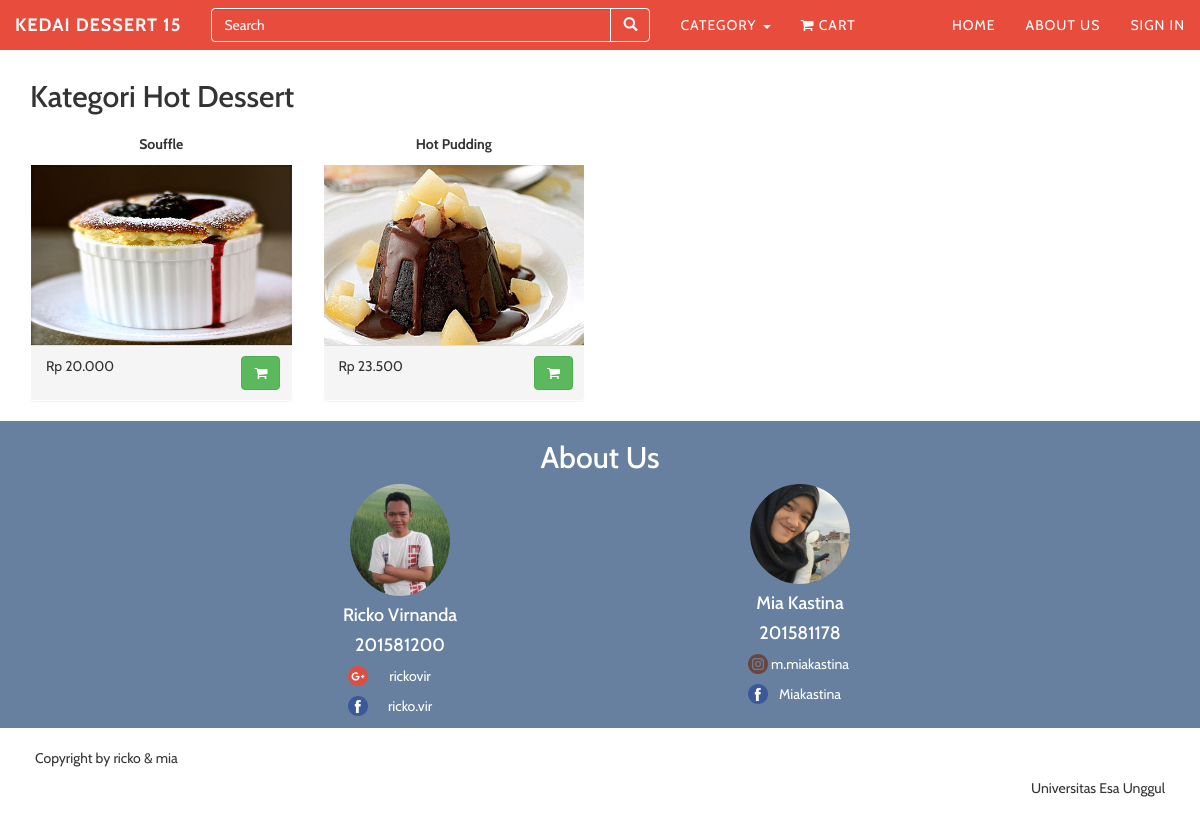
Screenshot of /index.php/kategori/index/1 with the database file from the repository.
### tables this page shows
CREATE TABLE `barang` (
  `kode_barang` int(10) NOT NULL,
  `nama_barang` varchar(50) NOT NULL,
  `harga_barang` int(20) NOT NULL,
  `stok` int(5) NOT NULL,
  `deskripsi` text NOT NULL,
  `gambar` varchar(200) NOT NULL,
  `kode_kategori` int(10) NOT NULL,
  `trash` enum('Y','N') NOT NULL DEFAULT 'N'
);

### application/libraries/Template.php (called while the page is built)
<?php if ( ! defined('BASEPATH')) exit('No direct script access allowed');
class Template {
	var $template_data = array();
	function set($name, $value)
	{
		$this->template_data[$name] = $value;
	}
	function load($template = '', $view = '' , $view_data = array(), $return = FALSE)
	{
		$this->CI =& get_instance();
		$this->set('contents', $this->CI->load->view($view, $view_data, TRUE));
		return $this->CI->load->view($template, $this->template_data, $return);
	}
	function main_template($view, $data = array())
	{
		$this->CI =& get_instance();
		$data['result_kategori'] = $this->CI->ModelsKedai->select_all('kategori')->result();
		$this->load('template', $view, $data);
	}
}

### application/controllers/Kategori.php (called while the page is built, shortened)
<?php
class Kategori extends CI_Controller
{
	public function index($kode_kategori)
	{
		$query = 'select * from barang, kategori where barang.trash="N" and barang.kode_kategori = kategori.kode_kategori and kategori.kode_kategori = "'.$kode_kategori.'" ';
		$barang_q = $this->db->query($query);
		$data['result_barang'] = $barang_q->result();
		$data['nama_kategori'] = $barang_q->row()->nama_kategori;
		$this->template->main_template('kategori',$data);
	}
}

### index.php (called while the page is built, shortened)
<?php
require_once BASEPATH.'core/CodeIgniter.php';

### application/helpers/rupiah_helper.php (called while the page is built)
<?php if ( ! defined('BASEPATH')) exit('No direct script access allowed');
if ( ! function_exists('rupiah'))
{
	function rupiah($harga)
	{
		return "Rp " . number_format($harga , 0 , ',' , '.' );
	}
}

### application/views/kategori.php (the view, shortened to what this page needs)
<div class="container kategori">
	<div class="row">
		<div class="col-md-12">
			<h2>Kategori <?php echo $nama_kategori; ?></h2>
		</div>
		<?php
		foreach($result_barang as $row_barang)
		{
		?>
		<div class="col-sm-3">
			<div class="panel panel-solid">
				<div class="panel-heading">
					<span class=""><?php echo $row_barang->nama_barang; ?></span>
				</div>
				<div class="panel-body">
					<div class="row item-img">
						<div class="col-xs-12 tocenter">
							<img src="<?php echo base_url("uploads/".$row_barang->gambar); ?>"/>
						</div>
					</div>
				</div>
				<div class="panel-footer acara-panel-footer">
					<div class="row">
						<div class="col-xs-9">
							<span><?php echo rupiah($row_barang->harga_barang); ?></span>
						</div>
						<div class="col-xs-3">
							<button class="btn btn-success" onclick="window.location.href='<?php echo site_url("barang/index/".$row_barang->kode_barang); ?>'">
								<i class="fa fa-shopping-cart"></i>
							</button>
						</div>
					</div>
				</div>
			</div>
	</div>
		<?php } ?>
	</div>
</div>

### assets/css/custom.css (style rules this page uses)
body { font-family:'Cabin',sans-serif; }
.item-img img { width:100%; height:180px; }
.panel-body { padding:0 !important; }
.panel-heading { text-align:center; font-weight:bold; }

### rows the page displays
barang: nama_barang "Souffle", gambar (picture), harga_barang "Rp 20.000"
barang: nama_barang "Hot Pudding", gambar (picture), harga_barang "Rp 23.500"

### other values shown
$nama_kategori "Hot Dessert"
